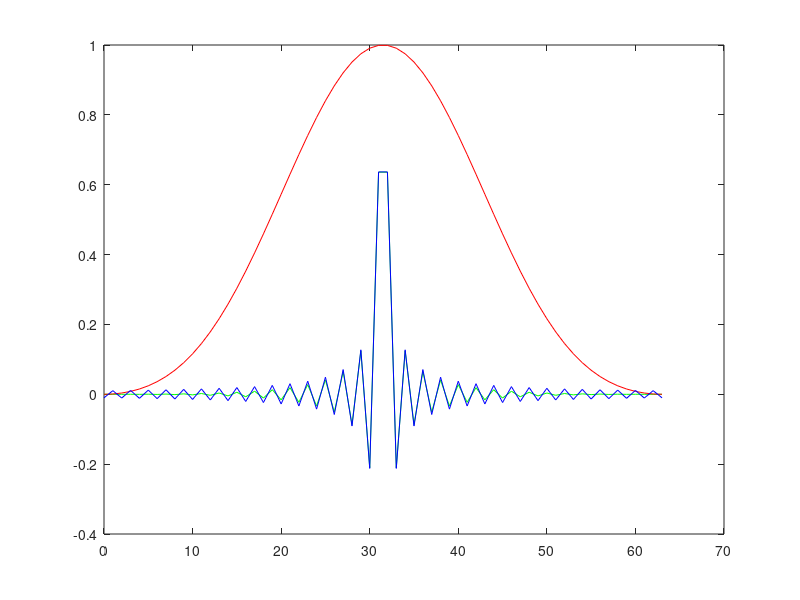

Write the MATLAB code that produced this figure. (Note: this script raises an error after producing the figure.)
% Apply Sinc Filter to the signals
% Reference: https://tomroelandts.com/articles/how-to-create-a-simple-low-pass-filter
close all; clear all;


Fs = 5;
fc = 0.5; % Cutoff frequency as a fraction of the sampling rate (in (0, 0.5)).
b = 0.08; % Transition band, as a fraction of the sampling rate (in (0, 0.5)).
N = 64; % ceil(4/b)  >> How to incorporate this?
n = 0:1:N-1;
sinc_filt = sinc(2*fc*(n - (N-1)/2));
blkman_window = 0.42 - 0.5*cos(2*pi*n/(N-1))+0.08*cos(4*pi*n/(N-1));
sinc_window = blkman_window.*sinc_filt;
% sinc_window_final = 2*fc*sinc(2*fc*(n - (N-1)/2)).*blkman_window;
figure;
plot(n,sinc_window,'g',n,blkman_window,'r',n,sinc_filt,'b')

% =========================================================================
% 1. Read the original data:

loadData=0;% comment below line after  1 run.

if loadData == 0
    try
        inDIR = 'H:\KraljLab\studyDenoising\';
        fname = strcat(inDIR,'volt_ca_sigs.mat');
        load(fname); Fs = 5; % samplingFreq 5Hz
        
        loadData=1;
    catch
        warning('Error Reading Input Data');
    end
end
% =========================================================================
close all;
for idx = 1:2%length(ca_sigs_noisy)
    
    sig = volt_sigs_noisy(idx).sig;
    clear_sig = conv(sig,sinc_window,'same');
    
    figure;
    plot(sig,'g'); hold on;
    plot(clear_sig,'r')
    
end

% =========================================================================
